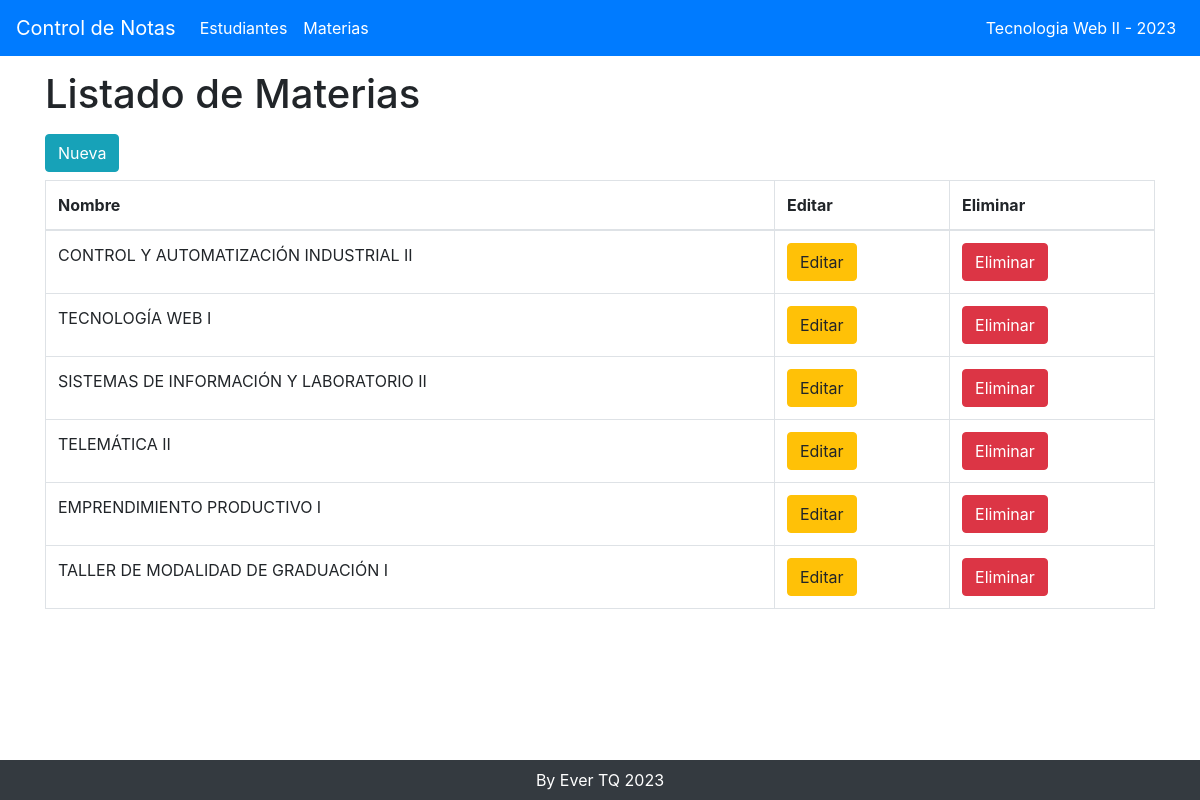
Screenshot of /mostrar_materias.php with the database file from the repository.
### tables this page shows
CREATE TABLE `materias` (
  `id` bigint(20) UNSIGNED NOT NULL,
  `nombre` varchar(255) NOT NULL
);

### Materia.php (called while the page is built, shortened)
<?php
class Materia
{
public static function obtener()
{
global $mysqli;
$resultado = $mysqli->query("SELECT id, nombre FROM materias");
return $resultado->fetch_all(MYSQLI_ASSOC);
}
}

### mostrar_materias.php (the view)
<?php
include_once "conexion.php";
include_once "encabezado.php";
include_once "Materia.php";
$materias = Materia::obtener();
?>
<div class="row">
<div class="col-12">
<h1>Listado de Materias</h1>
<a href="formulario_registro_materia.php" class="btn btn-info my-2">Nueva</a>
</div>
<div class="col-12 table-responsive">
<table class="table table-bordered">
<thead>
<tr>
<th>Nombre</th>
<th>Editar</th>
<th>Eliminar</th>
</tr>
</thead>
<tbody>
<?php foreach ($materias as $materia) { ?>
<tr>
<td><?php echo $materia["nombre"] ?></td>
<td>
<a href="editar_materia.php?id=<?php echo $materia["id"] ?>" class="btn
btn-warning">
Editar
</a>
</td>
<td>
<a href="eliminar_materia.php?id=<?php echo $materia["id"] ?>" class="btn
btn-danger">
Eliminar
</a>
</td>
</tr>
<?php } ?>
</tbody>
</table>
</div>
</div>
<?php
include_once "pie.php";

### encabezado.php (style rules this page uses)
body { padding-top: 70px; padding-bottom: 70px; }

### rows the page displays
materias: nombre "CONTROL Y AUTOMATIZACIÓN INDUSTRIAL II"
materias: nombre "TECNOLOGÍA WEB I"
materias: nombre "SISTEMAS DE INFORMACIÓN Y LABORATORIO II"
materias: nombre "TELEMÁTICA II"
materias: nombre "EMPRENDIMIENTO PRODUCTIVO I"
materias: nombre "TALLER DE MODALIDAD DE GRADUACIÓN I"
